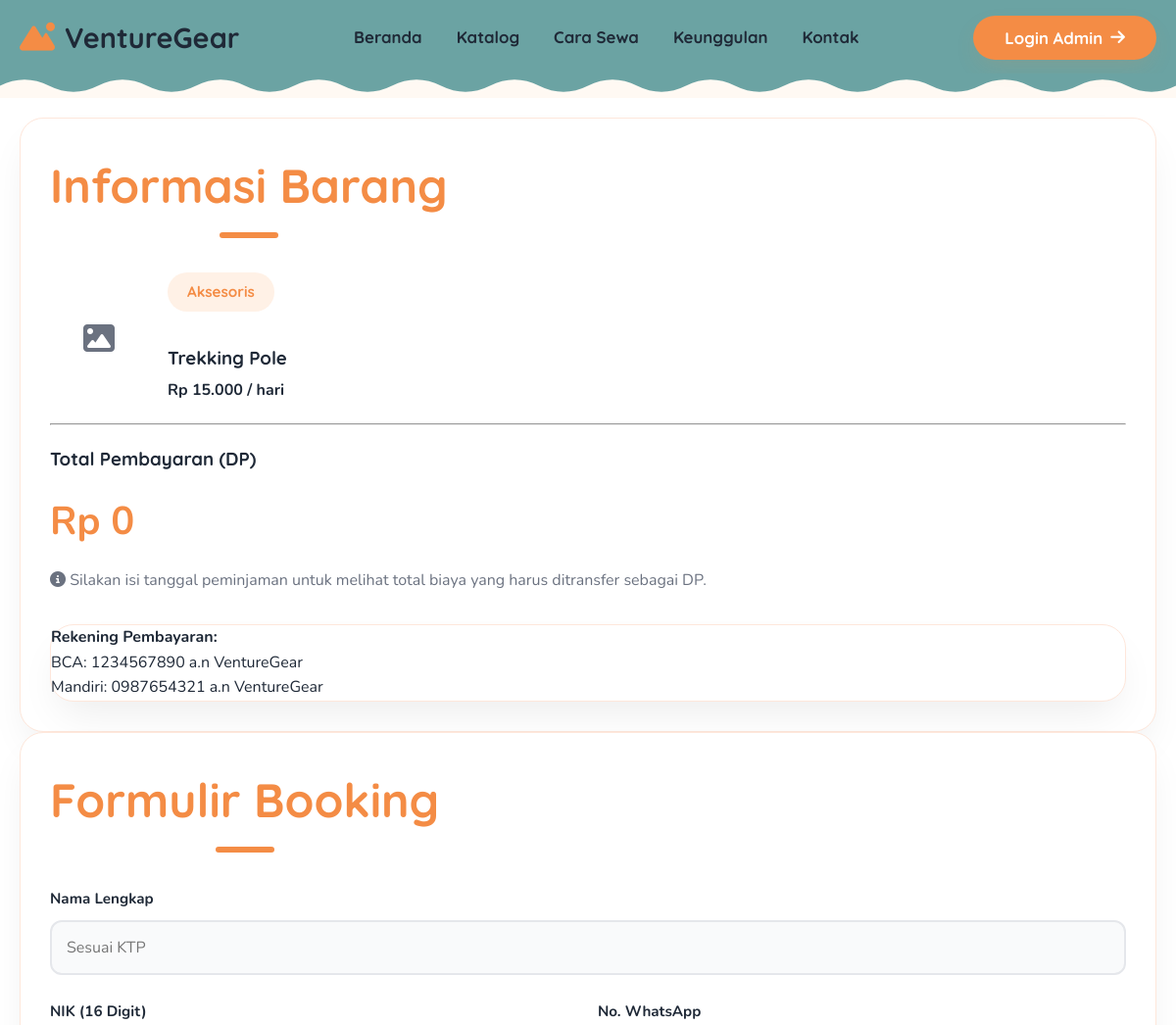
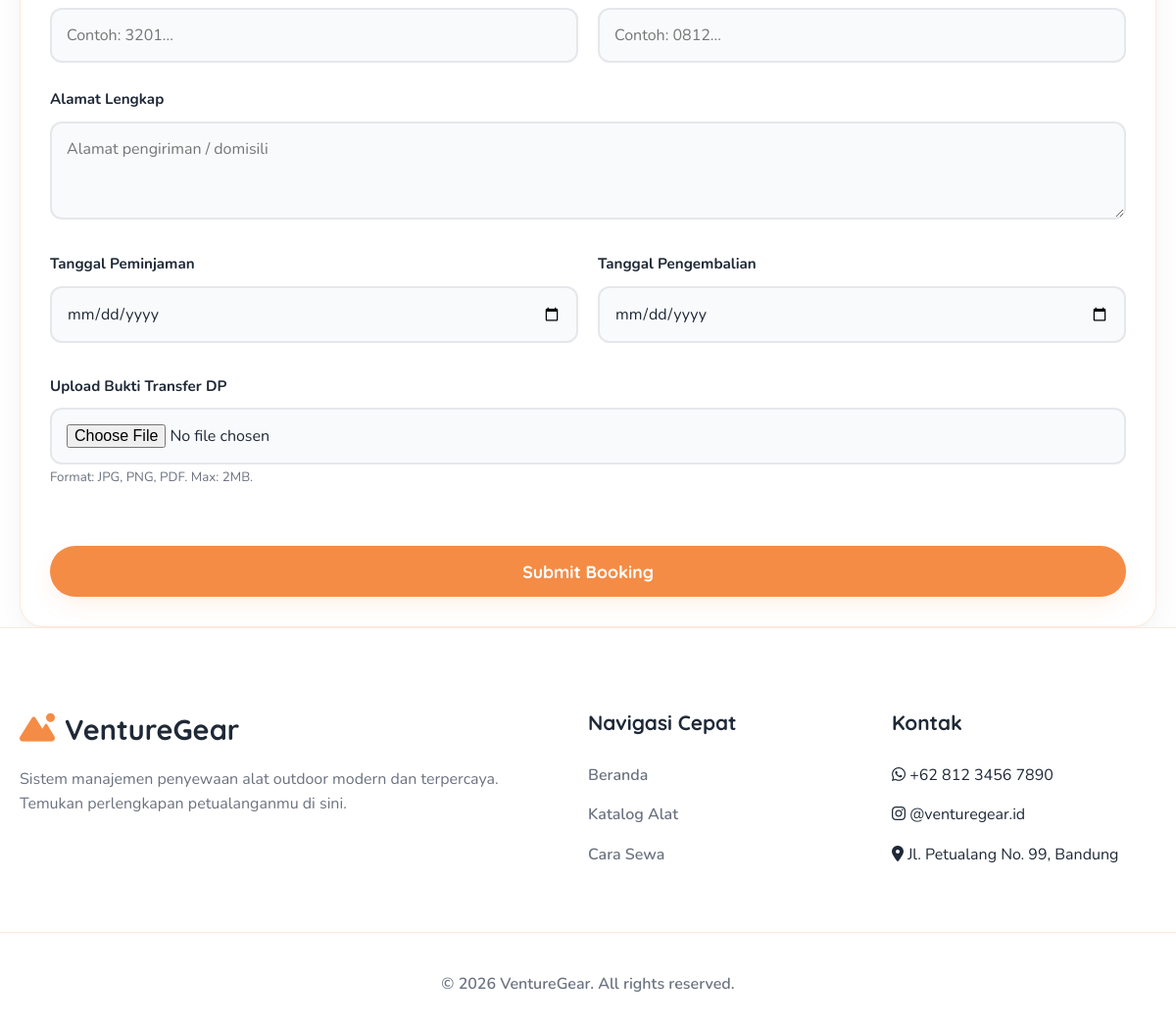
The app's page /booking.php?item_id=6 with its own data (2 pictures, top to bottom).
### tables this page shows
CREATE TABLE items (
    id INT AUTO_INCREMENT PRIMARY KEY,
    nama_barang VARCHAR(100) NOT NULL,
    deskripsi TEXT NOT NULL,
    kategori VARCHAR(50) NOT NULL,
    harga_sewa DECIMAL(10, 2) NOT NULL,
    gambar VARCHAR(255) NOT NULL,
    stok_total INT NOT NULL,
    stok_tersedia INT NOT NULL,
    status ENUM('tersedia', 'habis', 'nonaktif') DEFAULT 'tersedia',
    created_at TIMESTAMP DEFAULT CURRENT_TIMESTAMP
);

### includes/functions.php (called while the page is built, shortened)
<?php
function formatRupiah($angka){
	$hasil_rupiah = "Rp " . number_format($angka,0,',','.');
	return $hasil_rupiah;
}
function e($string) {
    return htmlspecialchars($string, ENT_QUOTES, 'UTF-8');
}
?>

### booking.php (the view, shortened to what this page needs)
<?php
require_once 'config/db.php';
require_once 'includes/functions.php';
$item_id = $_GET['item_id'];
$stmt = $pdo->prepare("SELECT * FROM items WHERE id = ? AND stok_tersedia > 0 AND status != 'nonaktif'");
$stmt->execute([$item_id]);
$item = $stmt->fetch(PDO::FETCH_ASSOC);
include 'includes/header.php';
?>
<div style="padding-top: 100px;">
    <section class="container reveal">
        <div class="detail-container" style="margin-top: 0; padding-top: 20px;">
            <div class="glass-card" style="padding: 30px;">
                <h2 class="section-title text-gradient mb-4">Informasi Barang</h2>
                <div style="display: flex; gap: 20px; align-items: center; margin-bottom: 20px;">
                    <div style="width: 100px; height: 100px; border-radius: 8px; overflow: hidden; background: var(--card-dark);">
                        <?php if($item['gambar'] && file_exists("assets/uploads/items/".$item['gambar'])): ?>
                            <img src="assets/uploads/items/<?php echo $item['gambar']; ?>" alt="img" style="width:100%; height:100%; object-fit:cover;">
                        <?php else: ?>
                            <div style="width:100%; height:100%; display:flex; align-items:center; justify-content:center; color:var(--text-muted);"><i class="fa-solid fa-image fa-2x"></i></div>
                        <?php endif; ?>
                    </div>
                    <div>
                        <div class="badge"><?php echo e($item['kategori']); ?></div>
                        <h3 class="mt-1"><?php echo e($item['nama_barang']); ?></h3>
                        <div class="text-cyan-soft" style="font-weight: bold; margin-top: 5px;"><?php echo formatRupiah($item['harga_sewa']); ?> / hari</div>
                    </div>
                </div>
                <hr style="border-color: var(--glass-border); margin-bottom: 20px;">
                <h3 class="mb-2">Total Pembayaran (DP)</h3>
                <div id="displayDp" style="font-size: 2.5rem; font-weight: bold; color: var(--primary); text-shadow: var(--glow-shadow);">
                    Rp 0
                </div>
                <p class="text-muted mt-2"><i class="fa-solid fa-circle-info"></i> Silakan isi tanggal peminjaman untuk melihat total biaya yang harus ditransfer sebagai DP.</p>
                <div class="mt-4 p-3 glass-card bg-info">
                    <strong>Rekening Pembayaran:</strong><br>
                    BCA: 1234567890 a.n VentureGear<br>
                    Mandiri: 0987654321 a.n VentureGear
                </div>
            </div>
            <div class="glass-card" style="padding: 30px;">
                <h2 class="section-title text-gradient mb-4">Formulir Booking</h2>
                <form id="bookingForm" action="booking_process.php" method="POST" enctype="multipart/form-data">
                    <div class="form-group">
                        <label for="nama_pelanggan">Nama Lengkap</label>
                        <input type="text" id="nama_pelanggan" name="nama_pelanggan" required placeholder="Sesuai KTP">
                    </div>
                    <div class="form-group" style="display: grid; grid-template-columns: 1fr 1fr; gap: 20px;">
                        <div>
                            <label for="nik">NIK (16 Digit)</label>
                            <input type="text" id="nik" name="nik" required placeholder="Contoh: 3201..." maxlength="16">
                        </div>
                        <div>
                            <label for="no_hp">No. WhatsApp</label>
                            <input type="text" id="no_hp" name="no_hp" required placeholder="Contoh: 0812...">
                        </div>
                    </div>
                    <div class="form-group">
                        <label for="alamat">Alamat Lengkap</label>
                        <textarea id="alamat" name="alamat" required rows="3" placeholder="Alamat pengiriman / domisili"></textarea>
                    </div>
                    <div class="form-group" style="display: grid; grid-template-columns: 1fr 1fr; gap: 20px;">
                        <div>
                            <label for="tgl_pinjam">Tanggal Peminjaman</label>
                            <input type="date" id="tgl_pinjam" name="tgl_pinjam" required>
                        </div>
                        <div>
                            <label for="tgl_kembali">Tanggal Pengembalian</label>
                            <input type="date" id="tgl_kembali" name="tgl_kembali" required>
                        </div>
                    </div>
                    <div class="form-group mt-4">
                        <label for="bukti_bayar">Upload Bukti Transfer DP</label>
                        <input type="file" id="bukti_bayar" name="bukti_bayar" accept=".jpg, .jpeg, .png, .pdf" required>
                        <small class="text-muted">Format: JPG, PNG, PDF. Max: 2MB.</small>
                    </div>
                    <button type="submit" class="btn-primary glow-btn w-100 mt-4" style="padding: 15px; font-size: 1.1rem;">Submit Booking</button>
                </form>
            </div>
        </div>
    </section>
</div>
<?php include 'includes/footer.php'; ?>

### assets/css/style.css (style rules this page uses)
:root { --primary: #f48c45; --primary-hover: #e07931; --secondary: #4fb0a6; --accent: #f4cf45; --accent-blue: #458af4; --bg-light: #fff9f3; --card-bg: #ffffff; --text-dark: #1f2937; --text-muted: #6b7280; --border-color: #fee7db; --shadow-sm: 0 4px 6px -1px rgba(0, 0, 0, 0.05); --shadow-md: 0 10px 25px -5px rgba(244, 140, 69, 0.15); --shadow-lg: 0 20px 40px -10px rgba(0, 0, 0, 0.08); --font-primary: "Nunito", sans-serif; --font-heading: "Quicksand", sans-serif; --border-radius-lg: 24px; --border-radius-md: 16px; --border-radius-pill: 50px; }
* { margin: 0; padding: 0; box-sizing: border-box; }
body { font-family: var(--font-primary); background-color: var(--bg-light); color: var(--text-dark); line-height: 1.6; overflow-x: hidden; position: relative; background-image: radial-gradient(var(--border-color) 2px, transparent 2px); background-size: 30px 30px; }
h1, h2, h3, h4, h5, h6 { font-family: var(--font-heading); color: var(--text-dark); }
.glass-card { background: var(--card-bg); border-radius: var(--border-radius-lg); box-shadow: var(--shadow-lg); border: 1px solid var(--border-color); }
.container { max-width: 1200px; margin: 0 auto; padding: 0 20px; }
.text-gradient { color: var( --primary ); }
.text-muted { color: var(--text-muted); }
.mt-1 { margin-top: 0.5rem; }
.mt-2 { margin-top: 1rem; }
.mt-4 { margin-top: 2rem; }
.mb-2 { margin-bottom: 1rem; }
.mb-4 { margin-bottom: 2rem; }
.w-100 { width: 100%; }
.btn-primary { background: var(--primary); color: white; padding: 12px 32px; border: none; border-radius: var(--border-radius-pill); font-family: var(--font-heading); font-weight: 700; font-size: 1.05rem; cursor: pointer; transition: all 0.3s cubic-bezier(0.25, 0.8, 0.25, 1); display: inline-flex; align-items: center; justify-content: center; gap: 8px; box-shadow: var(--shadow-md); }
.badge { background: #fff1e6; color: var(--primary); padding: 8px 20px; border-radius: var(--border-radius-pill); font-size: 0.95rem; font-weight: 700; display: inline-block; margin-bottom: 25px; font-family: var(--font-heading); }
section { padding: 100px 0; position: relative; background: white; }
.section-title { font-size: 3rem; margin-bottom: 50px; position: relative; display: inline-block; }
.section-title::after { content: ""; position: absolute; bottom: -15px; left: 50%; transform: translateX(-50%); width: 60px; height: 6px; background: var(--primary); border-radius: 3px; }
.form-group { margin-bottom: 25px; }
.form-group label { display: block; margin-bottom: 10px; font-size: 0.95rem; font-weight: 700; color: var(--text-dark); }
.form-group input, .form-group select, .form-group textarea { width: 100%; padding: 15px; background: #f9fafb; border: 2px solid #e5e7eb; border-radius: 12px; color: var(--text-dark); font-family: var(--font-primary); transition: all 0.3s ease; font-size: 1rem; }

### records on screen
items: kategori "Aksesoris", nama_barang "Trekking Pole", harga_sewa "Rp 15.000"
